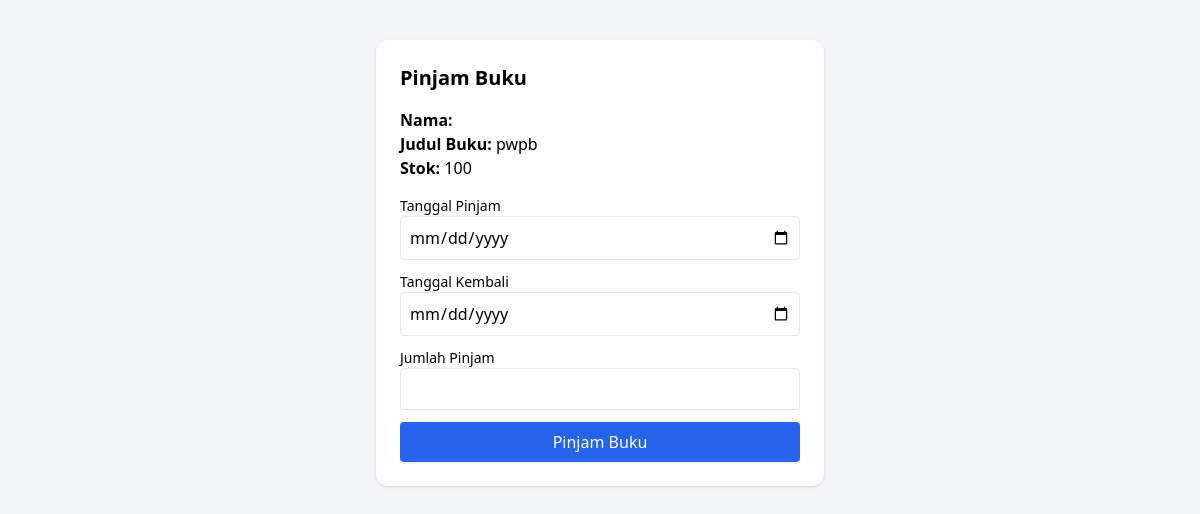
Before: /Libera/user/pinjam_buku.php?id=9 (signed in) with the older database file.
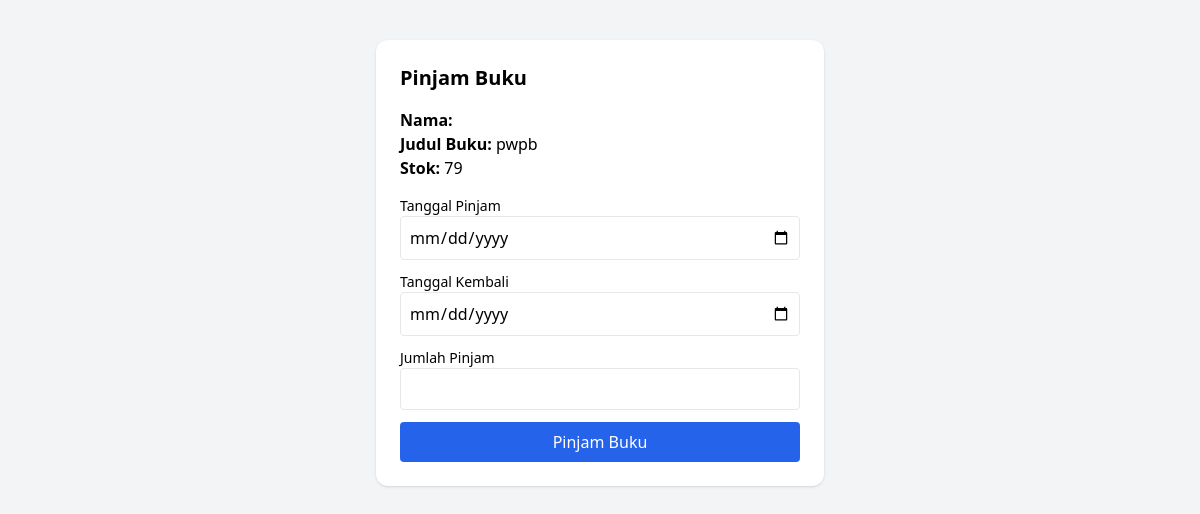
After: the same page with the newer database file.
### tables this page shows
CREATE TABLE `buku` (
  `id_buku` int(11) NOT NULL,
  `judul_buku` varchar(100) NOT NULL,
  `pengarang` varchar(100) NOT NULL,
  `tahun_terbit` year(4) NOT NULL,
  `stok` varchar(100) NOT NULL,
  `cover` varchar(100) NOT NULL,
  `penerbit` varchar(100) NOT NULL
);

### Libera/user/pinjam_buku.php (the view, shortened to what this page needs)
<?php
include '../config/koneksi.php';
$id_users = $_SESSION['id_users'];
$id_buku = $_GET['id'];
$query_user = mysqli_query($koneksi, "SELECT * FROM users WHERE id_users='$id_users'");
$user = mysqli_fetch_assoc($query_user);
$query_buku = mysqli_query($koneksi, "SELECT * FROM buku WHERE id_buku='$id_buku'");
$buku = mysqli_fetch_assoc($query_buku);
?>
<!DOCTYPE html>
<html>
<head>
    <script src="https://cdn.tailwindcss.com"></script>
</head>
<body class="bg-gray-100">
    <div class="max-w-md mx-auto mt-10 bg-white p-6 rounded-xl shadow">
        <h1 class="text-xl font-bold mb-4">Pinjam Buku</h1>
        <div class="mb-4">
            <p><strong>Nama:</strong> <?= $user['nama']; ?></p>
            <p><strong>Judul Buku:</strong> <?= $buku['judul_buku']; ?></p>
            <p><strong>Stok:</strong> <?= $buku['stok']; ?></p>
        </div>
        <form action="../aksi/aksi_peminjaman_buku.php" method="post">
            <div class="mb-3">
                <label class="block text-sm">Tanggal Pinjam</label>
                <input type="date" name="tanggal_pinjam" required class="w-full border p-2 rounded">
            </div>
            <div class="mb-3">
                <label class="block text-sm">Tanggal Kembali</label>
                <input type="date" name="tanggal_kembali" required class="w-full border p-2 rounded">
            </div>
            <div class="mb-3">
                <label class="block text-sm">Jumlah Pinjam</label>
                <input type="number" name="total_pinjam" min="1" required class="w-full border p-2 rounded">
            </div>
            <button type="submit" name="pinjam" class="w-full bg-blue-600 text-white py-2 rounded hover:bg-blue-700">
                Pinjam Buku
            </button>
        </form>
    </div>
</body>
</html>

Changed rows visible on the page:
changed buku "pwpb": stok "100" → "79"
